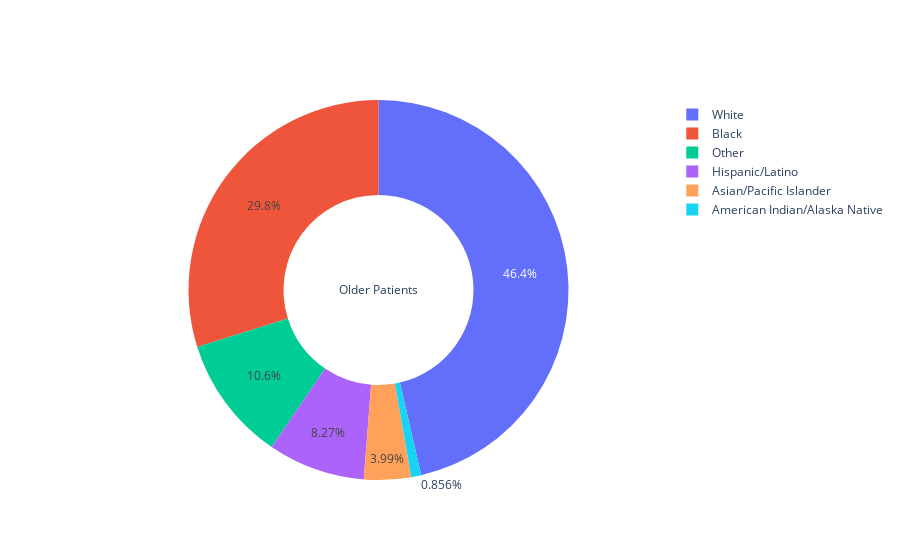

The code cell stored with this chart in its notebook:
### Code cell
labels = df1_old['Secondary Strata Name']
values = df1_old['Percent']
fig = go.Figure(data=[go.Pie(labels=labels, values=values,title='Older Patients', hole=0.5)])
fig.show()

### Figure 1 — Plotly figure (JSON) as saved in the notebook; plotly's stock layout.template omitted (floating-point values rounded to 4 significant figures)
{"data": [{"hole": 0.5, "labels": ["White", "Black", "Hispanic/Latino", "Asian/Pacific Islander", "American Indian/Alaska Native", "Other"], "title": {"text": "Older Patients"}, "type": "pie", "values": [48.8, 31.4, 8.7, 4.2, 0.9, 11.2]}], "layout": {}}
